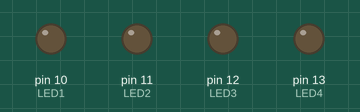
Recording of a sketch running on a simulated Arduino Uno, built with avr-gcc and run on an emulated ATmega328P. On the bench: output pins drawn as LEDs (lit = HIGH).

Above: at 0.5 s.
At 3.5 s:
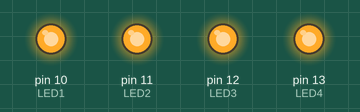
Timing chart, 0 to 4.6 s (numbered marks = the images above):
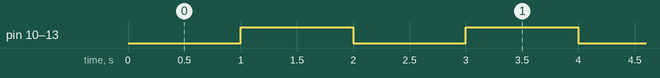

Measured:
- by itself, pin 10 (LED1), pin 11 (LED2), pin 12 (LED3), pin 13 (LED4): alternates HIGH for 1.0 s and LOW for 1.0 s

The sketch:

BlinkLED.ino
```cpp
char LED1 = 10;    // LED na pinu 10
char LED2 = 11;    // LED na pinu 11
char LED3 = 12;    // LED na pinu 12
char LED4 = 13;    // LED na pinu 13

void setup()
{
  // nastaveni pinu 10 - 13 jako vystupnich
  pinMode(LED1, OUTPUT);
  pinMode(LED2, OUTPUT);
  pinMode(LED3, OUTPUT);
  pinMode(LED4, OUTPUT);
}

void loop()
{
  digitalWrite(LED1, LOW);    // rozsvit LED 1
  digitalWrite(LED2, LOW);    // rozsvit LED 2
  digitalWrite(LED3, LOW);    // rozsvit LED 3
  digitalWrite(LED4, LOW);    // rozsvit LED 4

  delay(1000); // cekej 1s

  digitalWrite(LED1, HIGH);    // zhasni LED 1
  digitalWrite(LED2, HIGH);    // zhasni LED 2
  digitalWrite(LED3, HIGH);    // zhasni LED 3
  digitalWrite(LED4, HIGH);    // zhasni LED 4

  delay(1000); // cekej 1s
}
```
